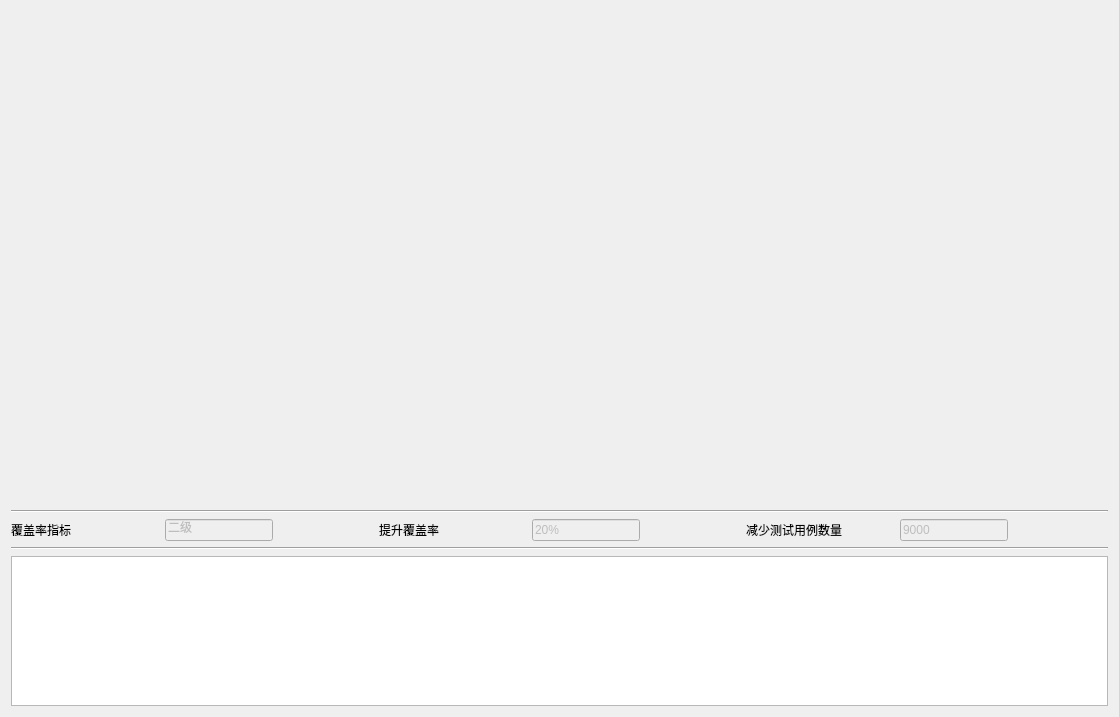
<?xml version="1.0" encoding="UTF-8"?>
<ui version="4.0">
 <class>Form</class>
 <widget class="QWidget" name="Form">
  <property name="geometry">
   <rect>
    <x>0</x>
    <y>0</y>
    <width>1119</width>
    <height>717</height>
   </rect>
  </property>
  <property name="windowTitle">
   <string>图标形式结果</string>
  </property>
  <layout class="QVBoxLayout" name="verticalLayout">
   <item>
    <layout class="QHBoxLayout" name="horizontalLayout_3">
     <item>
      <widget class="QLabel" name="label_2">
       <property name="text">
        <string/>
       </property>
       <property name="pixmap">
        <pixmap>../优化/optimizate1.png</pixmap>
       </property>
      </widget>
     </item>
     <item>
      <widget class="QLabel" name="label">
       <property name="text">
        <string/>
       </property>
       <property name="pixmap">
        <pixmap>../优化/optimizate1.png</pixmap>
       </property>
      </widget>
     </item>
    </layout>
   </item>
   <item>
    <widget class="Line" name="line_2">
     <property name="orientation">
      <enum>Qt::Horizontal</enum>
     </property>
    </widget>
   </item>
   <item>
    <layout class="QHBoxLayout" name="horizontalLayout">
     <property name="leftMargin">
      <number>0</number>
     </property>
     <property name="rightMargin">
      <number>0</number>
     </property>
     <item>
      <layout class="QHBoxLayout" name="horizontalLayout_7">
       <property name="rightMargin">
        <number>100</number>
       </property>
       <item>
        <widget class="QLabel" name="coverLevel_Label">
         <property name="text">
          <string>覆盖率指标</string>
         </property>
        </widget>
       </item>
       <item>
        <spacer name="horizontalSpacer_3">
         <property name="orientation">
          <enum>Qt::Horizontal</enum>
         </property>
         <property name="sizeHint" stdset="0">
          <size>
           <width>40</width>
           <height>20</height>
          </size>
         </property>
        </spacer>
       </item>
       <item>
        <widget class="QLineEdit" name="coverLevel_lineEdit">
         <property name="enabled">
          <bool>false</bool>
         </property>
         <property name="text">
          <string>二级</string>
         </property>
        </widget>
       </item>
      </layout>
     </item>
     <item>
      <layout class="QHBoxLayout" name="horizontalLayout_6">
       <property name="rightMargin">
        <number>100</number>
       </property>
       <item>
        <widget class="QLabel" name="upgradeC_Label">
         <property name="text">
          <string>提升覆盖率</string>
         </property>
        </widget>
       </item>
       <item>
        <spacer name="horizontalSpacer_2">
         <property name="orientation">
          <enum>Qt::Horizontal</enum>
         </property>
         <property name="sizeHint" stdset="0">
          <size>
           <width>40</width>
           <height>20</height>
          </size>
         </property>
        </spacer>
       </item>
       <item>
        <widget class="QLineEdit" name="upgradeC_lineEdit">
         <property name="enabled">
          <bool>false</bool>
         </property>
         <property name="text">
          <string>20%</string>
         </property>
        </widget>
       </item>
      </layout>
     </item>
     <item>
      <layout class="QHBoxLayout" name="horizontalLayout_5">
       <property name="rightMargin">
        <number>100</number>
       </property>
       <item>
        <widget class="QLabel" name="reduceNum_Label">
         <property name="text">
          <string>减少测试用例数量</string>
         </property>
        </widget>
       </item>
       <item>
        <spacer name="horizontalSpacer">
         <property name="orientation">
          <enum>Qt::Horizontal</enum>
         </property>
         <property name="sizeHint" stdset="0">
          <size>
           <width>40</width>
           <height>20</height>
          </size>
         </property>
        </spacer>
       </item>
       <item>
        <widget class="QLineEdit" name="reduceNum_lineEdit">
         <property name="enabled">
          <bool>false</bool>
         </property>
         <property name="text">
          <string>9000</string>
         </property>
        </widget>
       </item>
      </layout>
     </item>
    </layout>
   </item>
   <item>
    <widget class="Line" name="line">
     <property name="orientation">
      <enum>Qt::Horizontal</enum>
     </property>
    </widget>
   </item>
   <item>
    <widget class="QTextBrowser" name="textBrowser_2">
     <property name="sizePolicy">
      <sizepolicy hsizetype="Expanding" vsizetype="Minimum">
       <horstretch>0</horstretch>
       <verstretch>0</verstretch>
      </sizepolicy>
     </property>
     <property name="maximumSize">
      <size>
       <width>16777215</width>
       <height>150</height>
      </size>
     </property>
     <property name="layoutDirection">
      <enum>Qt::LeftToRight</enum>
     </property>
     <property name="html">
      <string>&lt;!DOCTYPE HTML PUBLIC &quot;-//W3C//DTD HTML 4.0//EN&quot; &quot;http://www.w3.org/TR/REC-html40/strict.dtd&quot;&gt;
&lt;html&gt;&lt;head&gt;&lt;meta name=&quot;qrichtext&quot; content=&quot;1&quot; /&gt;&lt;style type=&quot;text/css&quot;&gt;
p, li { white-space: pre-wrap; }
&lt;/style&gt;&lt;/head&gt;&lt;body style=&quot; font-family:'SimSun'; font-size:7.2pt; font-weight:400; font-style:normal;&quot;&gt;
&lt;p align=&quot;justify&quot; style=&quot;-qt-paragraph-type:empty; margin-top:0px; margin-bottom:0px; margin-left:0px; margin-right:0px; -qt-block-indent:0; text-indent:0px; font-size:9pt;&quot;&gt;&lt;br /&gt;&lt;/p&gt;&lt;/body&gt;&lt;/html&gt;</string>
     </property>
    </widget>
   </item>
  </layout>
 </widget>
 <resources/>
 <connections/>
</ui>
